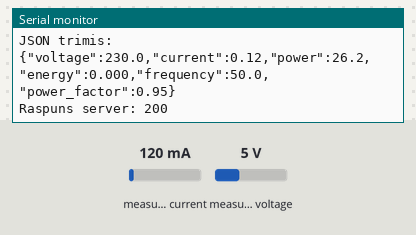
A sketch run on a simulated ESP32. On the bench: the last lines printed to the serial monitor. The test bench sets the inputs (shaded band); at power-on: measured current 120 mA, measured voltage 5 V. WiFi joins after 1.5 s; servers stay silent unless stated; uploads are accepted with an empty reply.

Above: at 3.7 s.
3.8 s: measured current set to 40 mA
At 5.01 s:
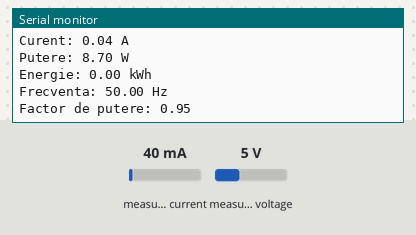
5.3 s: measured voltage set to 0.3 V
At 6.0 s:
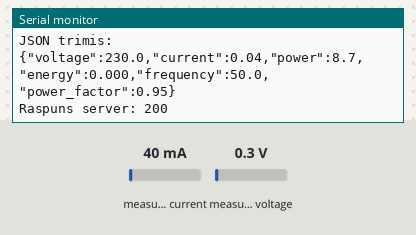
6.8 s: measured current set to 500 mA
At 8.5 s:
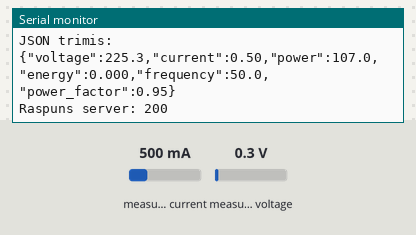
Timing chart, 0 to 10.0 s (numbered marks = the images above; inputs shaded):
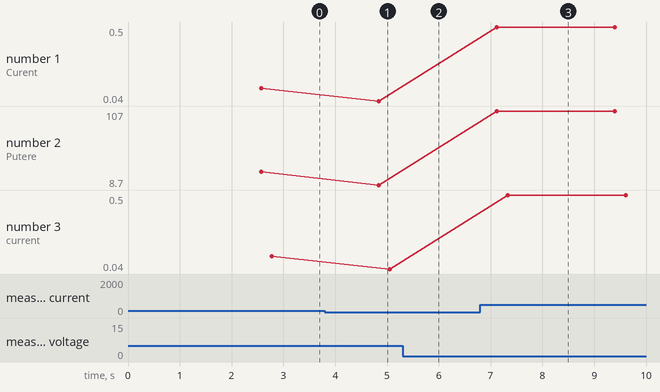

The sketch:

esp32_energy_monitor.ino
```cpp
#include <WiFi.h>
#include <HTTPClient.h>
#include <PZEM004Tv30.h>
#include "secrets.h"

#define PZEM_RX_PIN 27
#define PZEM_TX_PIN 26

PZEM004Tv30 pzem(Serial2, PZEM_RX_PIN, PZEM_TX_PIN);

void connectToWiFi() {
  Serial.println();
  Serial.print("Conectare la Wi-Fi: ");
  Serial.println(WIFI_NAME);

  WiFi.mode(WIFI_STA);
  WiFi.begin(WIFI_NAME, WIFI_PASSWORD);

  int attempts = 0;

  while (WiFi.status() != WL_CONNECTED && attempts < 30) {
    delay(500);
    Serial.print(".");
    attempts++;
  }

  Serial.println();

  if (WiFi.status() == WL_CONNECTED) {
    Serial.println("Conectat la Wi-Fi!");
    Serial.print("IP ESP32: ");
    Serial.println(WiFi.localIP());
  } else {
    Serial.println("Nu s-a putut conecta la Wi-Fi.");
    Serial.print("Status WiFi: ");
    Serial.println(WiFi.status());
  }
}

void sendDataToServer(
  float voltage,
  float current,
  float power,
  float energy,
  float frequency,
  float powerFactor
) {
  String json = "{";
  json += "\"voltage\":" + String(voltage, 1) + ",";
  json += "\"current\":" + String(current, 2) + ",";
  json += "\"power\":" + String(power, 1) + ",";
  json += "\"energy\":" + String(energy, 3) + ",";
  json += "\"frequency\":" + String(frequency, 1) + ",";
  json += "\"power_factor\":" + String(powerFactor, 2);
  json += "}";

  WiFiClient client;
  HTTPClient http;

  http.begin(client, SERVER_URL);
  http.addHeader("Content-Type", "application/json");
  http.setTimeout(5000);

  int responseCode = http.POST(json);

  Serial.println("JSON trimis:");
  Serial.println(json);
  Serial.print("Raspuns server: ");
  Serial.println(responseCode);

  if (responseCode < 0) {
    Serial.print("Eroare HTTP: ");
    Serial.println(http.errorToString(responseCode));
  }

  http.end();
}

void setup() {
  Serial.begin(115200);
  delay(1000);

  connectToWiFi();

  Serial.println("Pornire citire PZEM-004T.");
}

void loop() {
  if (WiFi.status() != WL_CONNECTED) {
    Serial.println("Wi-Fi deconectat. Reincerc conectarea.");
    connectToWiFi();
    delay(2000);
    return;
  }

  float voltage = pzem.voltage();
  float current = pzem.current();
  float power = pzem.power();
  float energy = pzem.energy();
  float frequency = pzem.frequency();
  float powerFactor = pzem.pf();

  if (
    isnan(voltage) ||
    isnan(current) ||
    isnan(power) ||
    isnan(energy) ||
    isnan(frequency) ||
    isnan(powerFactor)
  ) {
    Serial.println("Eroare: nu se pot citi datele de la PZEM-004T.");
    Serial.println("Verifica RX/TX, GND, alimentarea PZEM si conexiunea la reteaua AC.");
    delay(2000);
    return;
  }

  Serial.println("Date citite de la PZEM:");
  Serial.print("Tensiune: ");
  Serial.print(voltage);
  Serial.println(" V");

  Serial.print("Curent: ");
  Serial.print(current);
  Serial.println(" A");

  Serial.print("Putere: ");
  Serial.print(power);
  Serial.println(" W");

  Serial.print("Energie: ");
  Serial.print(energy);
  Serial.println(" kWh");

  Serial.print("Frecventa: ");
  Serial.print(frequency);
  Serial.println(" Hz");

  Serial.print("Factor de putere: ");
  Serial.println(powerFactor);

  sendDataToServer(voltage, current, power, energy, frequency, powerFactor);

  delay(2000);
}
```

secrets.example.h
```cpp
#pragma once

#define WIFI_NAME "YOUR-WIFI-NAME"
#define WIFI_PASSWORD "your-wifi-password"
#define SERVER_URL "http://YOUR_SERVER_IP:8000/data"
```

Measured:
- after the input at 3.8 s, the serial monitor: prints a new line after 1.0 s (image 1)
- after the input at 6.8 s, the serial monitor: prints a new line after 0.32 s (image 3)
- plotted number 1: 0.12 → 0.04 after the input at 3.8 s, 0.04 → 0.5 after the input at 6.8 s
- plotted number 2: 26.2 → 8.7 after the input at 3.8 s, 8.7 → 107 after the input at 6.8 s
- plotted number 3: 0.12 → 0.04 after the input at 3.8 s, 0.04 → 0.5 after the input at 6.8 s
